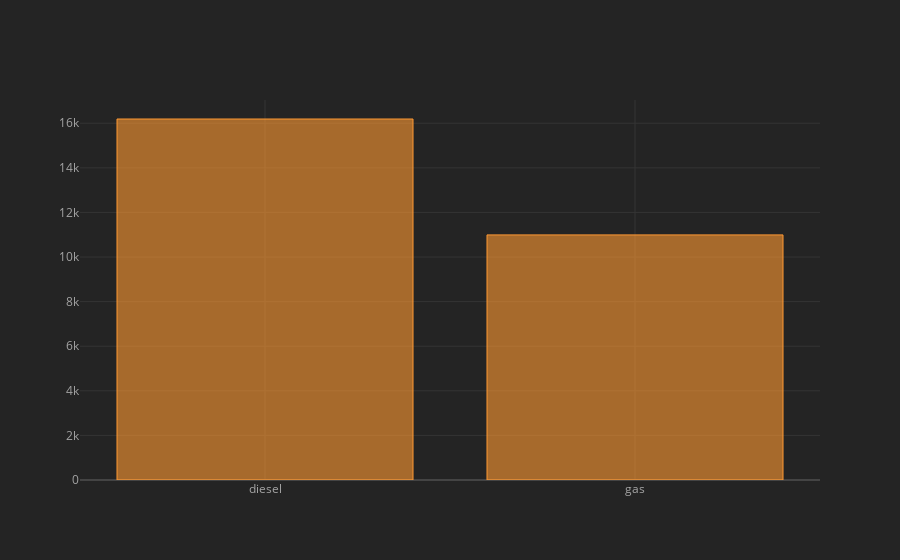

Notebook code for this chart:
### Code cell
fuel_type.price.mean().sort_values(ascending=False).iplot(kind="bar")

### Figure 1 — Plotly figure (JSON) as saved in the notebook; plotly's stock layout.template omitted (floating-point values rounded to 4 significant figures)
{"data": [{"marker": {"color": "rgba(255, 153, 51, 0.6)", "line": {"color": "rgba(255, 153, 51, 1.0)", "width": 1}}, "name": "price", "orientation": "v", "text": "", "type": "bar", "x": ["diesel", "gas"], "y": [16190.0, 10990.0]}], "layout": {"legend": {"bgcolor": "#242424", "font": {"color": "#F4F4F4"}}, "paper_bgcolor": "#242424", "plot_bgcolor": "#242424", "title": {"font": {"color": "#F4F4F4"}}, "xaxis": {"gridcolor": "#343434", "showgrid": true, "tickfont": {"color": "#A4A4A4"}, "title": {"font": {"color": "#A4A4A4"}, "text": ""}, "zerolinecolor": "#444444"}, "yaxis": {"gridcolor": "#343434", "showgrid": true, "tickfont": {"color": "#A4A4A4"}, "title": {"font": {"color": "#A4A4A4"}, "text": ""}, "zerolinecolor": "#444444"}}}
